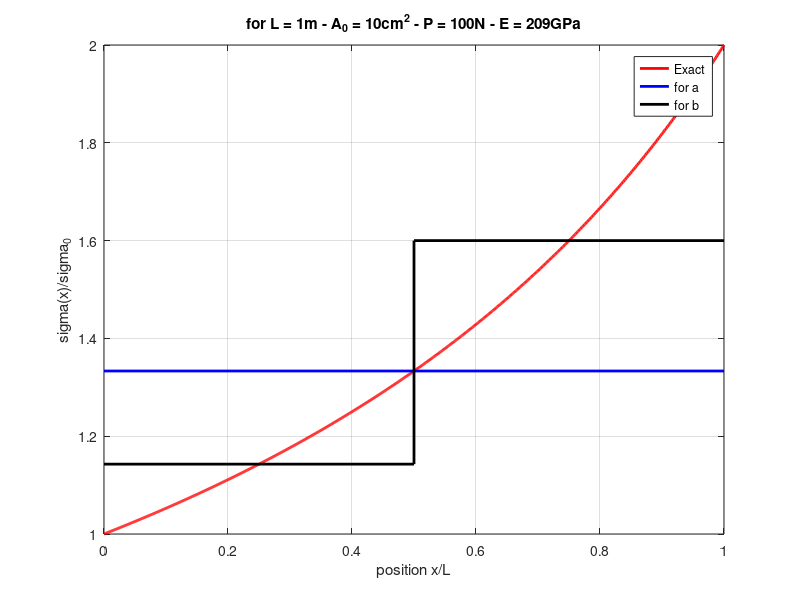

Write the MATLAB code that produced this figure.
close all
clear 
clc

L   = 1;
A_0 = 1e-3;
F   = 100;
E   = 209e9;
s0 = F/A_0 ;

x = 0:0.001:L ;
for i = 1:length(x)
    y(i) = 2*L*F/A_0/E*log( 2*L/(2*L-x(i)) );
    sigma(i) = F/A_0/(1-x(i)/2*L) /s0;
end

% for a
x_a = [0 1] ;
delta_a = [0 4/3*F*L/A_0/E] ;
sigma_a = [4*F/3/A_0/s0 4*F/3/A_0/s0] ;

% for b
x_b = [0 0.5 1] ;
delta_b = [0 4/7*F*L/A_0/E 48/35*F*L/A_0/E] ;
x_bs = [0 0.5 0.5 1] ;
sigma_b = [8*F/7/A_0/s0 8*F/7/A_0/s0 8*F/5/A_0/s0 8*F/5/A_0/s0] ;

% plot(x, y, 'r','LineWidth',2)
% hold on
% plot(x_a, delta_a,'b','LineWidth',2)
% hold on
% plot(x_b, delta_b,'k','LineWidth',2)
% legend('Exact','for a', 'for b')
% xlabel('position x/L')
% ylabel('displacement')
% title('for L = 1m - A_0 = 10cm^2 - P = 100N - E = 209GPa')
% grid on


plot(x, sigma, 'r','LineWidth',2)
hold on
plot(x_a, sigma_a,'b','LineWidth',2)
hold on
plot(x_bs, sigma_b,'k','LineWidth',2)
legend('Exact','for a', 'for b')
xlabel('position x/L')
ylabel('sigma(x)/sigma_0')
title('for L = 1m - A_0 = 10cm^2 - P = 100N - E = 209GPa')
grid on
